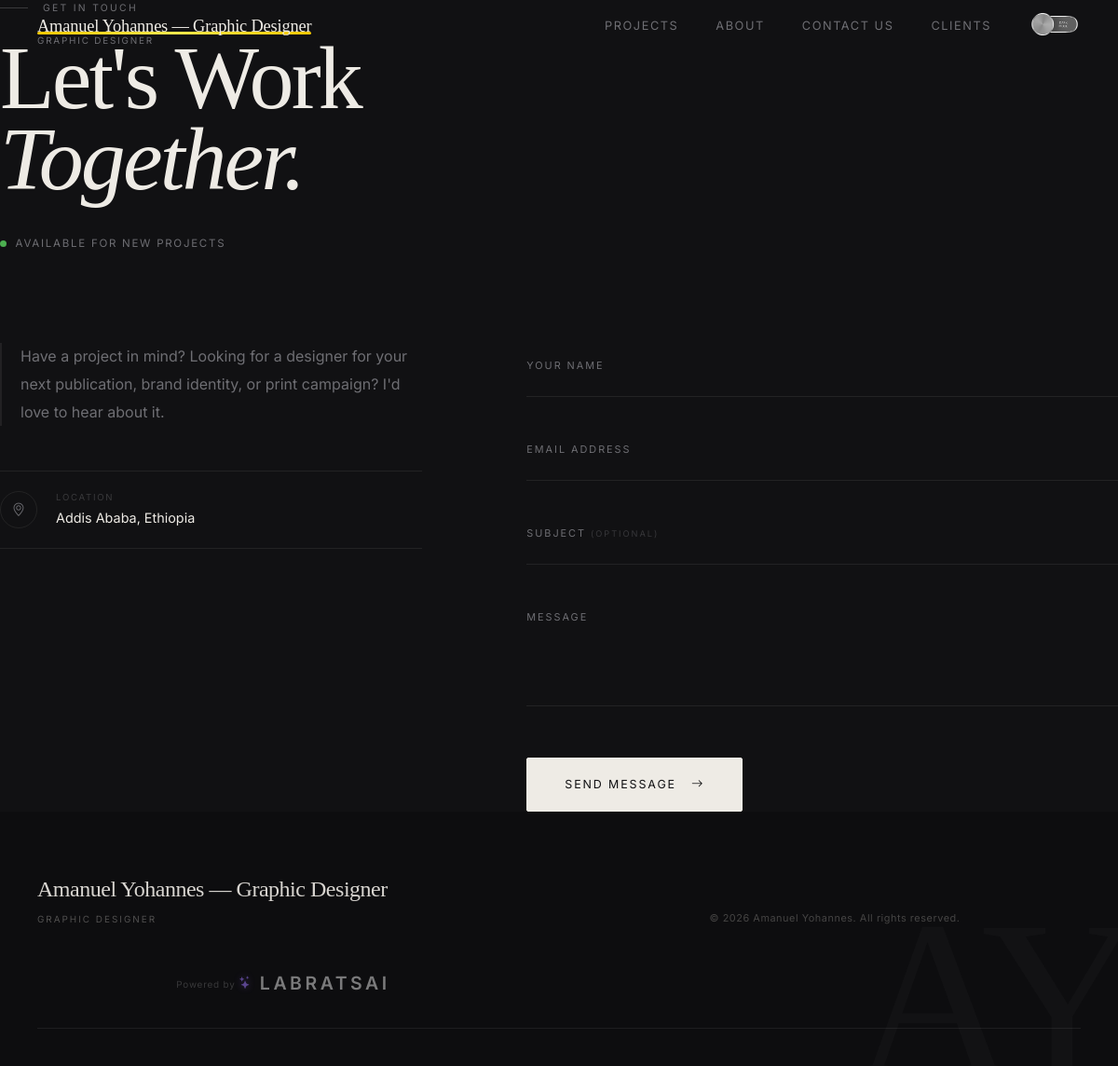
The page /contact.php on the database its author committed.
### tables this page shows
CREATE TABLE `settings` (
  `id` int(11) NOT NULL AUTO_INCREMENT,
  `setting_key` varchar(100) NOT NULL,
  `setting_value` text DEFAULT NULL,
  `updated_at` datetime NOT NULL DEFAULT CURRENT_TIMESTAMP ON UPDATE CURRENT_TIMESTAMP,
  PRIMARY KEY (`id`),
  UNIQUE KEY `setting_key` (`setting_key`)
);

### includes/database.php (called while the page is built, shortened)
<?php
function db(): PDO {
    static $pdo = null;
    if ($pdo === null) {
        $dsn = 'mysql:host=' . DB_HOST . ';dbname=' . DB_NAME . ';charset=' . DB_CHARSET;
        $pdo = new PDO($dsn, DB_USER, DB_PASS, [
            PDO::ATTR_ERRMODE            => PDO::ERRMODE_EXCEPTION,
            PDO::ATTR_DEFAULT_FETCH_MODE => PDO::FETCH_ASSOC,
            PDO::ATTR_EMULATE_PREPARES   => false,
        ]);
    }
    return $pdo;
}

### includes/functions.php (called while the page is built, shortened)
<?php
require_once __DIR__ . '/database.php';
function e(string $s): string {
    return htmlspecialchars($s, ENT_QUOTES | ENT_SUBSTITUTE, 'UTF-8');
}
function getSetting(string $key, string $default = ''): string {
    static $cache = [];
    if (!isset($cache[$key])) {
        $st = db()->prepare('SELECT setting_value FROM settings WHERE setting_key = ?');
        $st->execute([$key]);
        $row = $st->fetch();
        $cache[$key] = $row ? (string)$row['setting_value'] : $default;
    }
    return $cache[$key];
}

### contact.php (the view, shortened to what this page needs)
<?php
require_once __DIR__ . '/includes/functions.php';
$success  = false;
$formData = ['name' => '', 'email' => '', 'subject' => '', 'message' => ''];
include __DIR__ . '/includes/header.php';
?>
<div class="cp-wrap">
    <div class="cp-hero" id="cpHero">
        <p class="cp-eyebrow">Get In Touch</p>
        <h1 class="cp-title">Let's Work<br><em>Together.</em></h1>
        <div class="cp-availability">
            <span class="cp-dot"></span>
            Available for new projects
        </div>
    </div>
    <div class="cp-grid">
        <div class="cp-info" id="cpInfo">
            <p class="cp-intro">Have a project in mind? Looking for a designer for your next publication, brand identity, or print campaign? I'd love to hear about it.</p>
            <div class="cp-details">
                <?php $email = getSetting('contact_email'); if ($email): ?>
                <a href="mailto:<?= e($email) ?>" class="cp-detail">
                    <span class="cp-detail-icon"><i class="bi bi-envelope"></i></span>
                    <span class="cp-detail-text">
                        <span class="cp-detail-label">Email</span>
                        <span class="cp-detail-value"><?= e($email) ?></span>
                    </span>
                    <i class="bi bi-arrow-up-right cp-detail-arrow"></i>
                </a>
                <?php endif; ?>
                <?php $phone = getSetting('contact_phone'); if ($phone): ?>
                <a href="tel:<?= e(preg_replace('/\s+/', '', $phone)) ?>" class="cp-detail">
                    <span class="cp-detail-icon"><i class="bi bi-telephone"></i></span>
                    <span class="cp-detail-text">
                        <span class="cp-detail-label">Phone</span>
                        <span class="cp-detail-value"><?= e($phone) ?></span>
                    </span>
                    <i class="bi bi-arrow-up-right cp-detail-arrow"></i>
                </a>
                <?php endif; ?>
                <?php $loc = getSetting('contact_location'); if ($loc): ?>
                <?php $locUrl = getSetting('contact_location_url'); ?>
                <?php if ($locUrl): ?>
                <a href="<?= e($locUrl) ?>" target="_blank" rel="noopener" class="cp-detail">
                <?php else: ?>
                <div class="cp-detail">
                <?php endif; ?>
                    <span class="cp-detail-icon"><i class="bi bi-geo-alt"></i></span>
                    <span class="cp-detail-text">
                        <span class="cp-detail-label">Location</span>
                        <span class="cp-detail-value"><?= e($loc) ?></span>
                    </span>
                <?php if ($locUrl): ?></a><?php else: ?></div><?php endif; ?>
                <?php endif; ?>
            </div>
                <?php $ig = getSetting('social_instagram'); if ($ig): ?>
                <a href="<?= e($ig) ?>" target="_blank" rel="noopener" class="cp-social"><i class="bi bi-instagram"></i></a>
                <?php endif; ?>
                <?php $li = getSetting('social_linkedin'); if ($li): ?>
                <a href="<?= e($li) ?>" target="_blank" rel="noopener" class="cp-social"><i class="bi bi-linkedin"></i></a>
                <?php endif; ?>
                <?php $be = getSetting('social_behance'); if ($be): ?>
                <a href="<?= e($be) ?>" target="_blank" rel="noopener" class="cp-social"><i class="bi bi-behance"></i></a>
                <?php endif; ?>
                <?php $tw = getSetting('social_twitter'); if ($tw): ?>
                <a href="<?= e($tw) ?>" target="_blank" rel="noopener" class="cp-social"><i class="bi bi-twitter-x"></i></a>
                <?php endif; ?>
        </div>
        <div class="cp-form-wrap" id="cpForm">
            <?php if ($success): ?>
            <div class="cp-success">
                <div class="cp-success-icon"><i class="bi bi-check-lg"></i></div>
                <h3>Message Sent</h3>
                <p>Thank you for reaching out. I'll be in touch soon.</p>
                <a href="<?= BASE_URL ?>/" class="btn-outline" style="margin-top:1.5rem;">Back to Work <i class="bi bi-arrow-right"></i></a>
            </div>
            <?php else: ?>
            <form method="POST" action="<?= BASE_URL ?>/contact" id="contactForm" class="cp-form">
                <div class="cp-field">
                    <input type="text" id="name" name="name" class="cp-input"
                           value="<?= e($formData['name']) ?>" placeholder=" " required maxlength="100">
                    <label class="cp-label" for="name">Your Name</label>
                </div>
                <div class="cp-field">
                    <input type="email" id="email" name="email" class="cp-input"
                           value="<?= e($formData['email']) ?>" placeholder=" " required maxlength="150">
                    <label class="cp-label" for="email">Email Address</label>
                </div>
                <div class="cp-field">
                    <input type="text" id="subject" name="subject" class="cp-input"
                           value="<?= e($formData['subject']) ?>" placeholder=" " maxlength="200">
                    <label class="cp-label" for="subject">Subject <span style="opacity:0.4;font-size:0.85em;">(optional)</span></label>
                </div>
                <div class="cp-field">
                    <textarea id="message" name="message" class="cp-input cp-textarea"
                              placeholder=" " required maxlength="5000"><?= e($formData['message']) ?></textarea>
                    <label class="cp-label" for="message">Message</label>
                </div>
                <button type="submit" class="cp-submit">
                    <span>Send Message</span>
                    <i class="bi bi-arrow-right"></i>
                </button>
            </form>
            <?php endif; ?>
        </div>
    </div>
</div>
<?php include __DIR__ . '/includes/footer.php'; ?>

### includes/footer.php (shortened to what this page needs)
<footer class="site-footer">
    <div class="footer-inner">
        <div class="footer-brand">
            <span class="footer-name"><?= e(getSetting('site_title', 'Amanuel Yohannes')) ?></span>
            <span class="footer-role"><?= e(getSetting('designer_title', 'Graphic Designer')) ?></span>
        </div>
        <div class="footer-copy"><?= e(getSetting('copyright_text', '© 2026 Amanuel Yohannes')) ?></div>
        <div class="footer-powered">Powered by <a href="mailto:sayhi@akiyacrm.com" class="footer-powered-link"><i class="bi bi-stars"></i><span>labratsai</span></a></div>
    </div>
</footer>
</body>
</html>

### rows shown on the page
settings: setting_value "Addis Ababa, Ethiopia"
settings: setting_value "© 2026 Amanuel Yohannes. All rights reserved."

### other values the page prints
getSetting('site_title', 'Amanuel Yohannes') "Amanuel Yohannes — Graphic Designer"
getSetting('designer_title', 'Graphic Designer') "GRAPHIC DESIGNER"
